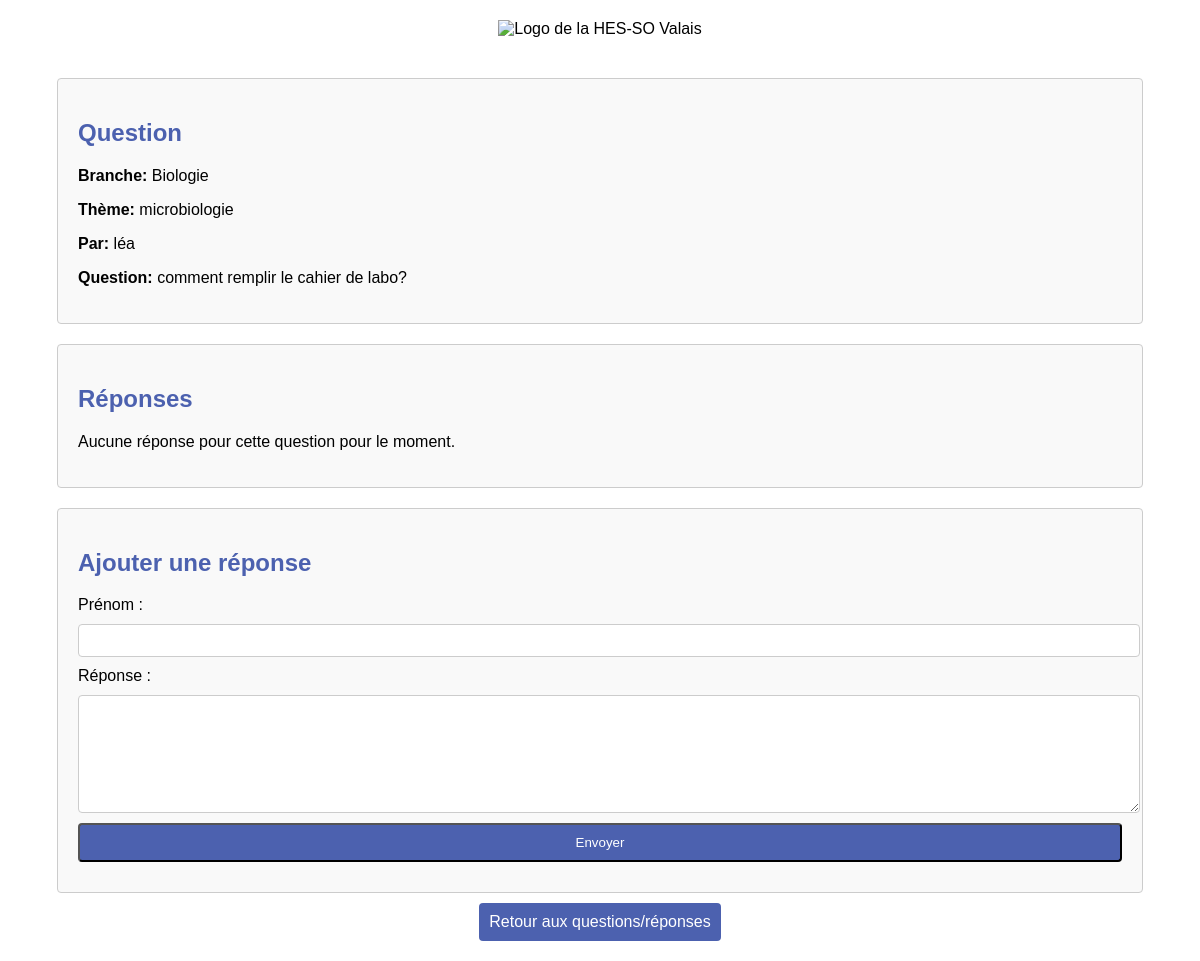
Page /question/10/ on the committed database.
### src/src/models.py (models this page shows, shortened)
class Question(models.Model):
    branche = models.CharField(max_length=100)
    theme = models.CharField(max_length=200)
    name = models.CharField(max_length=100)
    question_text = models.TextField()
    created_at = models.DateTimeField(default=timezone.now)

### src/src/views.py (the view)
# urls.py: path('question/<int:question_id>/', views.question_detail, name='question_detail'),
def question_detail(request, question_id):
    question = get_object_or_404(Question, id=question_id)
    answers = question.answers.all()
    if request.method == 'POST':
        form = AnswerForm(request.POST)
        if form.is_valid():
            new_answer = form.save(commit=False)
            new_answer.question = question
            new_answer.created_at = timezone.now()
            new_answer.save()
            return redirect('question_detail', question_id=question_id)  # Rafraîchit la page actuelle pour afficher la nouvelle réponse
    else:
        form = AnswerForm()
    context = {
        'question': question,
        'answers': answers,
        'form': form,
    }
    return render(request, 'question_detail.html', context)

### src/src/forms.py
class AnswerForm(forms.ModelForm):
    class Meta:
        model = Answer
        fields = ['name', 'answer_text']

### src/src/templates/question_detail.html (shortened to what this page needs)
<!DOCTYPE html>
<html lang="fr">
<head>
</head>
<body>
    <div class="header">
        <img src="https://www.hevs.ch/media/image/3/large_2_1/hevslogo2019.png" alt="Logo de la HES-SO Valais" class="logo">
    </div>
    <div class="container">
        <h2>Question</h2>
        <p><strong>Branche:</strong> {{ question.branche }}</p>
        <p><strong>Thème:</strong> {{ question.theme }}</p>
        <p><strong>Par:</strong> {{ question.name }}</p>
        <p><strong>Question:</strong> {{ question.question_text }}</p>
    </div>
    <div class="container">
        <h2>Réponses</h2>
        <ul>
            {% for answer in answers %}
            <li>
                <p><strong>Réponse par:</strong> {{ answer.name }}</p>
                <p>{{ answer.answer_text }}</p>
                <p><strong>Date:</strong> {{ answer.created_at|date:"d M Y H:i" }}</p>
                <form method="POST" action="{% url 'delete_answer' answer.id %}">
                    {% csrf_token %}
                    <button type="submit">Supprimer</button>
                </form>
            </li>
            {% empty %}
            <p>Aucune réponse pour cette question pour le moment.</p>
            {% endfor %}
        </ul>
    </div>
    <div class="container">
        <h2>Ajouter une réponse</h2>
        <form method="POST" action="{% url 'add_answer' question.id %}">
            <label for="name">Prénom :</label>
            <input type="text" id="name" name="name">
            <label for="answer_text">Réponse :</label>
            <textarea id="answer_text" name="answer_text"></textarea>
            <button type="submit">Envoyer</button>
        </form>
    </div>
    <a href="{% url 'create_question' %}">Retour aux questions/réponses</a>
</body>
</html>

### src/src/templates/question_detail.html (style rules this page uses)
body { font-family: Arial, sans-serif; padding: 20px; margin: 0; display: flex; flex-direction: column; align-items: center; }
.header { text-align: center; }
.logo { width: auto; max-width: 100%; height: auto; margin-bottom: 20px; }
.container { width: 90%; max-width: 1200px; margin-top: 20px; padding: 20px; border: 1px solid #ccc; border-radius: 4px; background-color: #f9f9f9; }
h2 { color: #4c61af; }
ul { list-style-type: none; padding: 0; }
form { display: flex; flex-direction: column; margin-top: 10px; }
label, input, textarea, button { margin-bottom: 10px; }
input[type="text"], textarea { padding: 8px; border: 1px solid #ccc; border-radius: 4px; width: 100%; }
textarea { height: 100px; }
button { padding: 10px; background-color: #4c61af; color: white; border-radius: 4px; }
a { padding: 10px; background-color: #4c61af; color: white; text-decoration: none; border-radius: 4px; display: inline-block; margin-top: 10px; }

### rows in the picture
Question: branche "Biologie", theme "microbiologie", name "léa", question_text "comment remplir le cahier de labo?"
